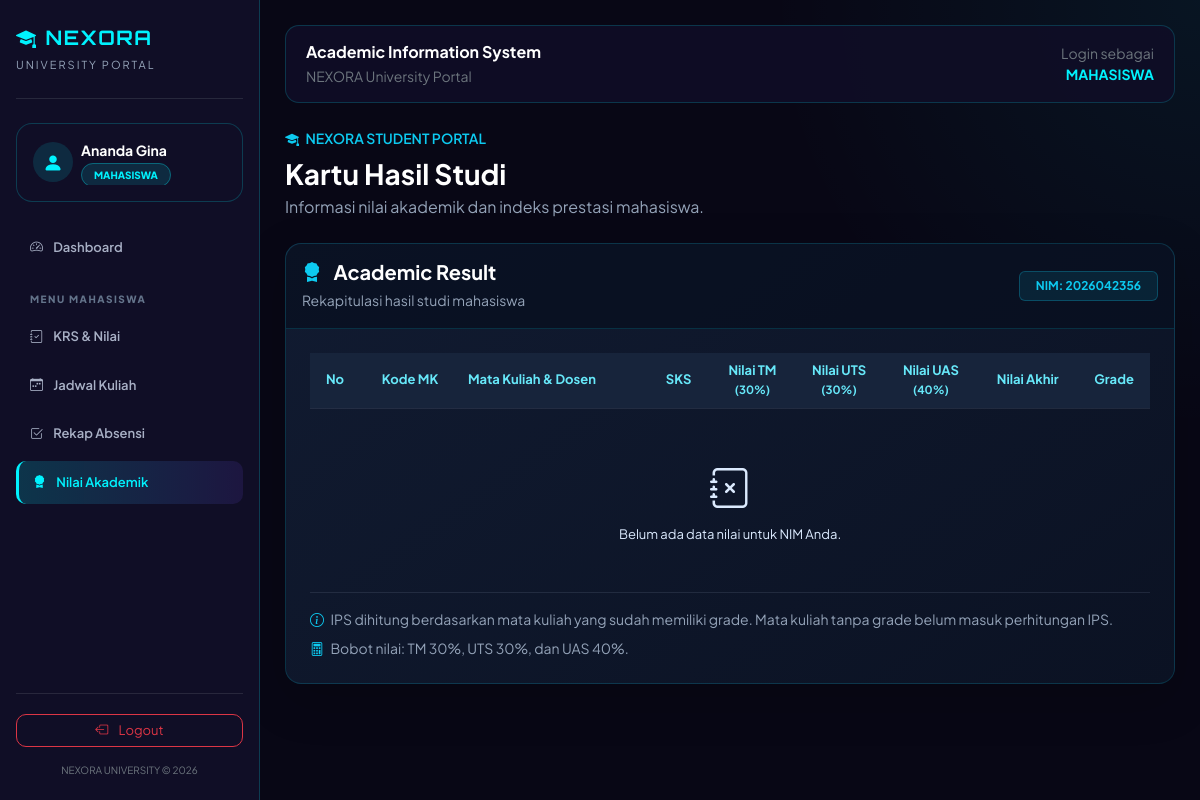
The app's page /nexora/nilai_mahasiswa.php (signed in), older data.
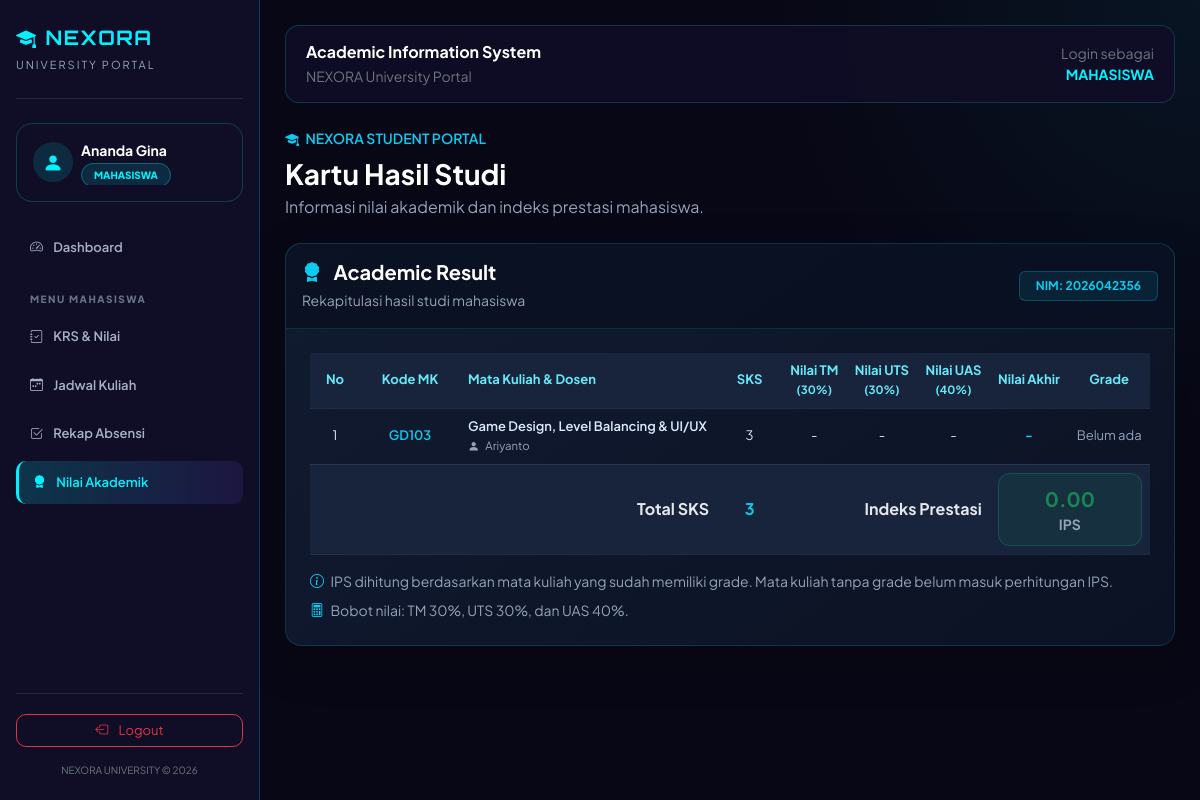
The same page, newer data.
### tables this page shows
CREATE TABLE `krs` (
  `id_krs` int(11) NOT NULL,
  `nim` char(10) NOT NULL,
  `id_jadwal` int(11) NOT NULL,
  `pertemuan1` time DEFAULT NULL,
  `pertemuan2` time DEFAULT NULL,
  `pertemuan3` time DEFAULT NULL,
  `pertemuan4` time DEFAULT NULL,
  `pertemuan5` time DEFAULT NULL,
  `nilai_tm` int(3) DEFAULT NULL,
  `nilai_uts` int(3) DEFAULT NULL,
  `nilai_uas` int(3) DEFAULT NULL,
  `nilai_akhir` decimal(5,2) DEFAULT NULL,
  `grade` char(1) DEFAULT NULL
);

CREATE TABLE `jadwal` (
  `id_jadwal` int(11) NOT NULL,
  `kode_mk` char(5) NOT NULL,
  `hari` enum('Senin','Selasa','Rabu','Kamis','Jumat','Sabtu','Minggu') NOT NULL,
  `jam_mulai` time NOT NULL,
  `jam_selesai` time NOT NULL,
  `ruangan` char(5) NOT NULL,
  `nid` char(5) NOT NULL
);

CREATE TABLE `matakuliah` (
  `kode_mk` char(5) NOT NULL,
  `nama_mk` varchar(100) NOT NULL,
  `sks` int(1) NOT NULL
);

CREATE TABLE `dosen` (
  `nid` char(5) NOT NULL,
  `nama_lengkap` varchar(100) NOT NULL
);

### nexora/nilai_mahasiswa.php (the view, shortened to what the changed rows need)
<?php
require_once 'koneksi.php';
$nim = trim($_SESSION['username']);
$stmt = mysqli_prepare($conn, "
    SELECT
        krs.*,
        jadwal.kode_mk,
        matakuliah.nama_mk,
        matakuliah.sks,
        dosen.nama_lengkap AS nama_dosen
    FROM krs
    INNER JOIN jadwal
        ON krs.id_jadwal = jadwal.id_jadwal
    INNER JOIN matakuliah
        ON jadwal.kode_mk = matakuliah.kode_mk
    INNER JOIN dosen
        ON jadwal.nid = dosen.nid
    WHERE krs.nim = ?
    ORDER BY matakuliah.kode_mk ASC
");
mysqli_stmt_bind_param($stmt, "s", $nim);
mysqli_stmt_execute($stmt);
$query = mysqli_stmt_get_result($stmt);
$no = 1;
$total_sks = 0;
$total_sks_dinilai = 0;
$total_mutu = 0;
$data_nilai = mysqli_fetch_all($query, MYSQLI_ASSOC);
foreach ($data_nilai as $data) {
    $sks = (int)$data['sks'];
    $total_sks += $sks;
}
$ips = ($total_sks_dinilai > 0)
    ? $total_mutu / $total_sks_dinilai
    : 0;
include 'header.php';
?>
<div class="card nexora-card shadow-lg">
    <div class="card-body p-3 p-md-4">
        <div class="table-responsive">
            <table class="table table-hover nexora-table align-middle mb-0">
                <thead>
                    <tr>
                        <th width="50">No</th>
                        <th width="100">Kode MK</th>
                        <th class="text-start">Mata Kuliah & Dosen</th>
                        <th width="65">SKS</th>
                        <th>Nilai TM<br><small>(30%)</small></th>
                        <th>Nilai UTS<br><small>(30%)</small></th>
                        <th>Nilai UAS<br><small>(40%)</small></th>
                        <th>Nilai Akhir</th>
                        <th>Grade</th>
                    </tr>
                </thead>
                <tbody>
                <?php if (count($data_nilai) > 0): ?>
                    <?php foreach ($data_nilai as $data): ?>
                        <?php
                        $grade = strtoupper(trim((string)$data['grade']));
                        $badge_grade = 'bg-secondary';
                        ?>
                        <tr>
                            <td class="text-center">
                                <?= $no++; ?>
                            </td>
                            <td class="text-center fw-semibold text-info">
                                <?= htmlspecialchars($data['kode_mk'], ENT_QUOTES, 'UTF-8'); ?>
                            </td>
                            <td>
                                <div class="fw-semibold">
                                    <?= htmlspecialchars($data['nama_mk'], ENT_QUOTES, 'UTF-8'); ?>
                                </div>
                                <small class="nexora-muted">
                                    <i class="bi bi-person-fill me-1"></i>
                                    <?= htmlspecialchars($data['nama_dosen'], ENT_QUOTES, 'UTF-8'); ?>
                                </small>
                            </td>
                            <td class="text-center">
                                <?= (int)$data['sks']; ?>
                            </td>
                            <td class="text-center">
                                <?= $data['nilai_tm'] !== null
                                    ? number_format((float)$data['nilai_tm'], 2)
                                    : '-'; ?>
                            </td>
                            <td class="text-center">
                                <?= $data['nilai_uts'] !== null
                                    ? number_format((float)$data['nilai_uts'], 2)
                                    : '-'; ?>
                            </td>
                            <td class="text-center">
                                <?= $data['nilai_uas'] !== null
                                    ? number_format((float)$data['nilai_uas'], 2)
                                    : '-'; ?>
                            </td>
                            <td class="text-center fw-bold text-info">
                                <?= $data['nilai_akhir'] !== null
                                    ? number_format((float)$data['nilai_akhir'], 2)
                                    : '-'; ?>
                            </td>
                            <td class="text-center">
                                <?php if ($grade !== ''): ?>
                                    <span class="badge <?= $badge_grade; ?> px-3 py-2">
                                        <?= htmlspecialchars($grade, ENT_QUOTES, 'UTF-8'); ?>
                                    </span>
                                <?php else: ?>
                                    <span class="nexora-muted">Belum ada</span>
                                <?php endif; ?>
                            </td>
                        </tr>
                    <?php endforeach; ?>
                <?php else: ?>
                    <tr>
                        <td colspan="9" class="text-center py-5 nexora-muted">
                            <i class="bi bi-journal-x fs-1 d-block mb-2"></i>
                            Belum ada data nilai untuk NIM Anda.
                        </td>
                    </tr>
                <?php endif; ?>
                </tbody>
                <?php if (count($data_nilai) > 0): ?>
                    <tfoot>
                        <tr>
                            <th colspan="3" class="text-end">
                                Total SKS
                            </th>
                            <th class="text-center text-info">
                                <?= $total_sks; ?>
                            </th>
                            <th colspan="3" class="text-end">
                                Indeks Prestasi
                            </th>
                            <th colspan="2" class="text-center">
                                <div class="ips-box">
                                    <span class="text-success fw-bold fs-5">
                                        <?= number_format($ips, 2); ?>
                                    </span>
                                    <div class="nexora-muted small">
                                        IPS
                                    </div>
                                </div>
                            </th>
                        </tr>
                    </tfoot>
                <?php endif; ?>
            </table>
        </div>
    </div>
</div>
</body>
</html>

Row changes from the older to the newer data that the page shows:
added krs: id_jadwal.kode_mk "GD103", matakuliah.nama_mk "Game Design, Level Balancing & UI/UX", dosen.nama_lengkap "Ariyanto", matakuliah.sks "3", shows "Belum ada"
Text that changed along with them:
$total_sks: (not shown) → "3"
$ips: (not shown) → "0.00"
text no longer shown: "Belum ada data nilai untuk NIM Anda."
text now shown: "Total SKS Indeks Prestasi IPS"
